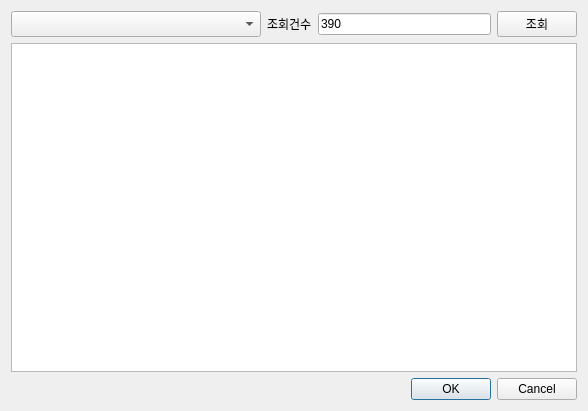
<?xml version="1.0" encoding="UTF-8"?>
<ui version="4.0">
 <class>Dialog</class>
 <widget class="QDialog" name="Dialog">
  <property name="geometry">
   <rect>
    <x>0</x>
    <y>0</y>
    <width>588</width>
    <height>411</height>
   </rect>
  </property>
  <property name="windowTitle">
   <string>분별 주가 조회</string>
  </property>
  <layout class="QGridLayout" name="gridLayout">
   <item row="0" column="0">
    <layout class="QHBoxLayout" name="horizontalLayout">
     <item>
      <widget class="QSplitter" name="splitter">
       <property name="orientation">
        <enum>Qt::Horizontal</enum>
       </property>
       <widget class="QComboBox" name="comboBox">
        <property name="minimumSize">
         <size>
          <width>250</width>
          <height>0</height>
         </size>
        </property>
       </widget>
      </widget>
     </item>
     <item>
      <widget class="QLabel" name="label_2">
       <property name="text">
        <string>조회건수</string>
       </property>
      </widget>
     </item>
     <item>
      <widget class="QLineEdit" name="lineEdit_cnt">
       <property name="inputMask">
        <string/>
       </property>
       <property name="text">
        <string>390</string>
       </property>
      </widget>
     </item>
     <item>
      <widget class="QPushButton" name="pushButton">
       <property name="text">
        <string>조회</string>
       </property>
      </widget>
     </item>
    </layout>
   </item>
   <item row="1" column="0">
    <widget class="QTableView" name="tableView"/>
   </item>
   <item row="2" column="0">
    <widget class="QDialogButtonBox" name="buttonBox">
     <property name="orientation">
      <enum>Qt::Horizontal</enum>
     </property>
     <property name="standardButtons">
      <set>QDialogButtonBox::Cancel|QDialogButtonBox::Ok</set>
     </property>
    </widget>
   </item>
  </layout>
 </widget>
 <resources/>
 <connections>
  <connection>
   <sender>buttonBox</sender>
   <signal>accepted()</signal>
   <receiver>Dialog</receiver>
   <slot>accept()</slot>
   <hints>
    <hint type="sourcelabel">
     <x>227</x>
     <y>330</y>
    </hint>
    <hint type="destinationlabel">
     <x>157</x>
     <y>274</y>
    </hint>
   </hints>
  </connection>
  <connection>
   <sender>buttonBox</sender>
   <signal>rejected()</signal>
   <receiver>Dialog</receiver>
   <slot>reject()</slot>
   <hints>
    <hint type="sourcelabel">
     <x>295</x>
     <y>336</y>
    </hint>
    <hint type="destinationlabel">
     <x>286</x>
     <y>274</y>
    </hint>
   </hints>
  </connection>
  <connection>
   <sender>pushButton</sender>
   <signal>clicked()</signal>
   <receiver>Dialog</receiver>
   <slot>inquiry()</slot>
   <hints>
    <hint type="sourcelabel">
     <x>473</x>
     <y>22</y>
    </hint>
    <hint type="destinationlabel">
     <x>417</x>
     <y>-20</y>
    </hint>
   </hints>
  </connection>
 </connections>
 <slots>
  <slot>inquiry()</slot>
 </slots>
</ui>
